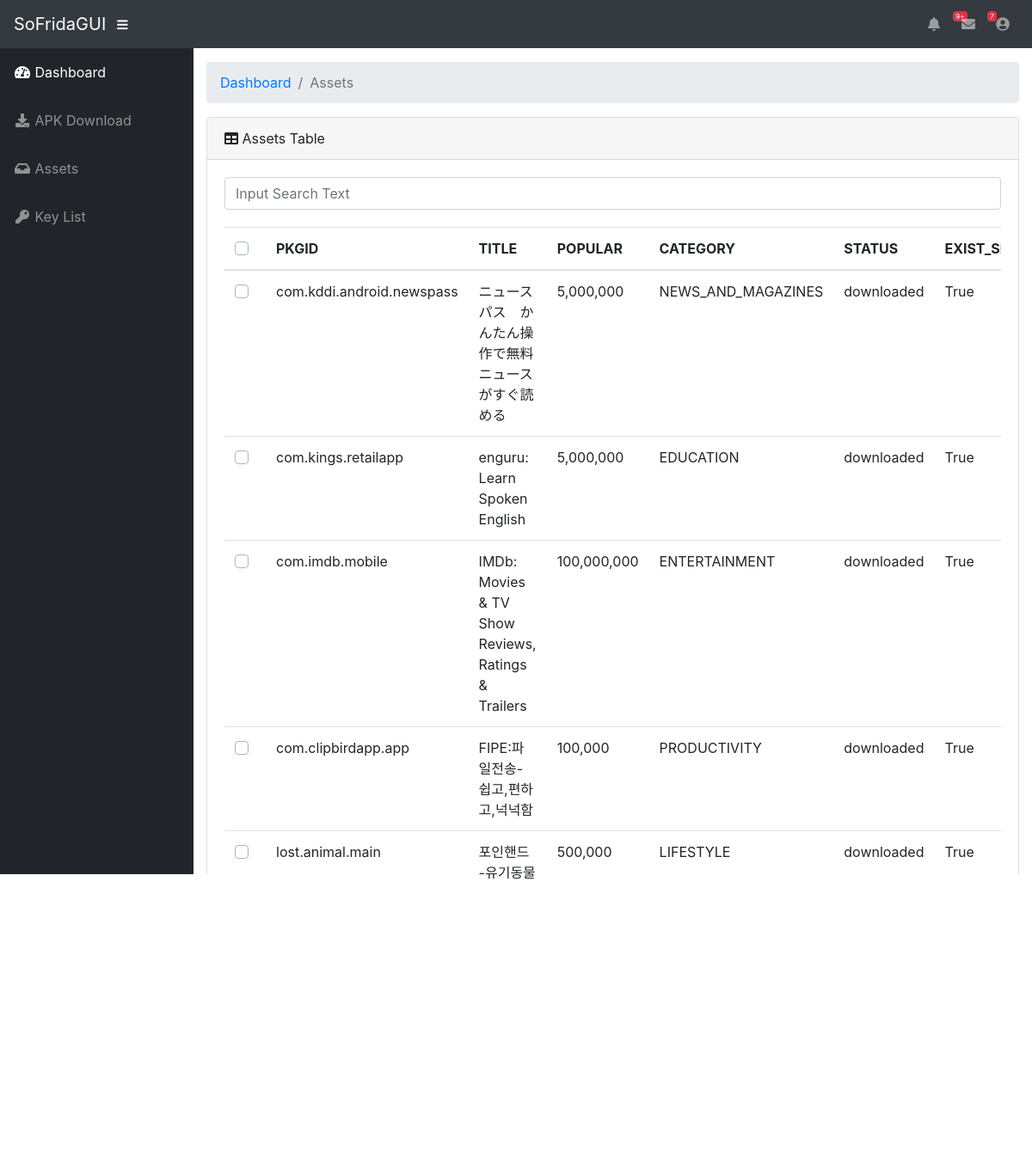
Page /assets on the committed database.
### tables this page shows
CREATE TABLE assets (
            package_name text primary key, 
            title text,
            popular integer,
            category text,
            status text,
            exist_sdk integer,
            access_key_id text,
            secret_access_key text,
            session_token text,
            region text,
            service text,
            bucket text);

### app.py (the view)
@app.route("/assets")
def assets_layout():
  asset = Assets()
  asset_infos = asset.get_all()
  return render_template("assets.html", asset_infos=asset_infos)

### assets.py (called while the page is built)
    def db_init(self):
        self.db_path = os.path.join("./assets.db")
        self.con = sqlite3.connect(self.db_path)
        self.cur = self.con.cursor()
        self.cur.execute('''create table if not exists assets (
            package_name text primary key,
            title text,
            popular integer,
            category text,
            status text,
            exist_sdk integer,
            access_key_id text,
            secret_access_key text,
            session_token text,
            region text,
            service text,
            bucket text)''')
        self.columns = ['package_name', 'title', 'popular','category','status','exist_sdk', 'access_key_id', 'secret_key_id','session_token','region','service','bucket']
        self.con.commit()

    def get_all(self):
        package_list = []
        for row in self.cur.execute('''select * from assets'''):
            package = dict()
            for i in range(len(self.columns)):
                if row[i] == None:
                    package[self.columns[i]] = ""
                else:
                    package[self.columns[i]] = row[i]
            package_list.append(package)
        return package_list

### templates/assets.html (shortened to what this page needs)
{% extends "layout.html" %}
{% block content %}
<div class="container-fluid">
	<ol class="breadcrumb">
		<li class="breadcrumb-item">
			<a href="#">Dashboard</a>
		</li>
		<li class="breadcrumb-item active">Assets</li>
	</ol>
	<div class="card mb-3">
		<div class="card-header">
			<i class="fas fa-table"></i>
			Assets Table
		</div>
		<div class="card-body">
			<div class="input-group">
				<input type="text" class="form-control" placeholder="Input Search Text" spellcheck="false" id="search_form">
			</div>
			<div style="margin-top:20px;" class="table-responsive" id="assets_list">
				<table class="table" id="assets_table">
					<thead>
						<th>
							<div class="custom-control custom-checkbox" align="center">
							</div>
						</th>
						<th>PKGID</th>
						<th>TITLE</th>
						<th>POPULAR</th>
						<th>CATEGORY</th>
						<th>STATUS</th>
						<th>EXIST_SDK</th>
					</thead>
					<tbody>
						{% for info in asset_infos %}
						<tr>
							<td>
								<div class="custom-control custom-checkbox" align="center">
								</div>
							</td>
							<td>{{ info['package_name'] }}</td>
							<td>{{ info['title'] }}</td>
							<td>{{ "{:,}".format(info['popular']) }}</td>
							<td>{{ info['category'] }}</td>
							<td>{{ info['status'] }}</td>
							{% if info['exist_sdk'] == 1 %}
							<td>True</td>
							{% elif info['exist_sdk'] == 0 %}
							<td>False</td>
							<td><button class="btn btn-danger" id="{{ info['package_name'] }}">Remove</button></td>
							{% else %}
							<td></td>
							<td></td>
							{% endif %}
						</tr>
						{% endfor %}
					</tbody>
				</table>
			</div>
			<nav class="navbar navbar-expand">
				<button class="nav-item btn btn-danger ml-auto mr-0 my-2 my-md-0" id="select-remove" disabled>Select Remove</button>
			</nav>
		</div>
	</div>
</div>
{% endblock %}

### templates/layout.html (shortened to what this page needs)
<!DOCTYPE html>
<html lang="en" style="font-family: SFMono-Regular, Menlo, Monaco, Consolas, 'Liberation Mono', 'Courier New', monospace;">
    <head>
        <link  rel="stylesheet" type="text/css" href="{{ url_for('static', filename='vendor/fontawesome-free/css/all.min.css')}}">
        <link  rel="stylesheet" type="text/css" href="{{ url_for('static', filename='vendor/datatables/dataTables.bootstrap4.css')}}">
        <link  rel="stylesheet" type="text/css" href="{{ url_for('static', filename='css/sb-admin.css')}}">
    </head>
    <body id="page-top">
        <nav class="navbar navbar-expand navbar-dark bg-dark static-top">
            <a class="navbar-brand mr-1" href="{{ url_for('index') }}">SoFridaGUI</a>
            <button class="btn btn-link btn-sm text-white order-1 order-sm-0" id="sidebarToggle" href="#">
                <i class="fas fa-bars"></i>
            </button>
            <ul class="navbar-nav ml-auto mr-0 my-2 my-md-0">
                <li class="nav-item dropdown no-arrow">
                    <a class="nav-link dropdown-toggle" href="#" id="alertsDropdown" role="button" data-toggle="dropdown" aria-haspopup="true" aria-expanded="false">
                    <i class="fas fa-bell fa-fw"></i>
                    <span class="badge badge-danger">9+</span>
                    </a>
                </li>
                <li class="nav-item dropdown no-arrow mx-1">
                    <a class="nav-link dropdown-toggle" href="#" id="messagesDropdown" role="button" data-toggle="dropdown" aria-haspopup="true" aria-expanded="false">
                    <i class="fas fa-envelope fa-fw"></i>
                    <span class="badge badge-danger">7</span>
                    </a>
                </li>
                <li class="nav-item dropdown no-arrow">
                    <a class="nav-link dropdown-toggle" href="#" id="userDropdown" role="button" data-toggle="dropdown" aria-haspopup="true" aria-expanded="false">
                    <i class="fas fa-user-circle fa-fw"></i>
                    </a>
                </li>
            </ul>
        </nav>
        <div id="wrapper">
            <ul class="sidebar navbar-nav">
                <li class="nav-item active">
                    <a class="nav-link" href="{{ url_for('index') }}">
                    <i class="fas fa-fw fa-tachometer-alt"></i>
                    <span>Dashboard</span>
                    </a>
                </li>
                <li class="nav-item">
                    <a class="nav-link" href="{{ url_for('apk_download_layout') }}">
                    <i class="fas fa-fw fa-download"></i>
                    <span>APK Download</span></a>
                </li>
                <li class="nav-item">
                    <a class="nav-link" href="{{ url_for('assets_layout') }}">
                    <i class="fas fa-fw fa-inbox"></i>
                    <span>Assets</span></a>
                </li>
                <li class="nav-item">
                    <a class="nav-link" href="#">
                    <i class="fas fa-fw fa-key"></i>
                    <span>Key List</span></a>
                </li>
            </ul>
            <div id="content-wrapper">
            {% block content %}
            {% endblock %}
                <footer class="sticky-footer">
                    <div class="container my-auto">
                        <div class="copyright text-center my-auto">
                            <span>Copyright © Your Website 2019</span>
                        </div>
                    </div>
                </footer>
            </div>
        </div>
    </body>
</html>

### rows in the picture
assets: package_name "com.kddi.android.newspass", title "ニュースパス かんたん操作で無料ニュースがすぐ読める", popular "5,000,000", category "NEWS_AND_MAGAZINES", status "downloaded"
assets: package_name "com.kings.retailapp", title "enguru: Learn Spoken English", popular "5,000,000", category "EDUCATION", status "downloaded"
assets: package_name "com.imdb.mobile", title "IMDb: Movies & TV Show Reviews, Ratings & Trailers", popular "100,000,000", category "ENTERTAINMENT", status "downloaded"
assets: package_name "com.clipbirdapp.app", title "FIPE:파일전송- 쉽고,편하고,넉넉함", popular "100,000", category "PRODUCTIVITY", status "downloaded"
assets: package_name "lost.animal.main", title "포인핸드 -유기동물 입양&실종동물 찾기(유기견,유기묘)", popular "500,000", category "LIFESTYLE", status "downloaded"
